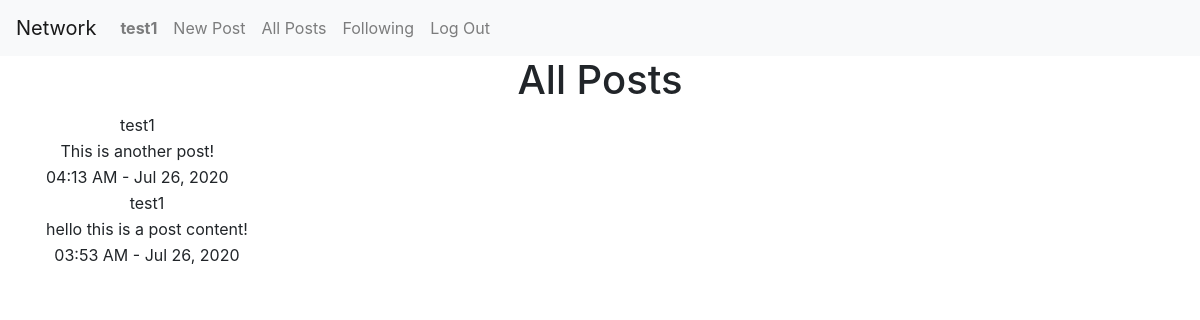
Page /allpost (signed in) on the committed database.
### network/models.py (models this page shows)
class User(AbstractUser):
    pass

class Post(models.Model):
    poster = models.CharField(max_length=64)
    content = models.TextField()
    time = models.DateTimeField()
    likes = models.IntegerField(default=0)
    def serialize(self):
        return {
            "poster": self.poster,
            "content": self.content,
            "time": self.time.strftime("%I:%M %p - %b %d, %Y"),
            "likes": self.likes
        }

### network/views.py (the view)
# urls.py: path("allpost", views.all_post, name="allPost"),
def all_post(request):
    postList = Post.objects.all()
    postList = postList.order_by("-time").all()
    postList = [post.serialize for post in postList]
    return render(request, "network/allpost.html", {
        "postList": postList
    })

### network/templates/network/allpost.html
{% extends "network/layout.html" %}
{% block body %}
    <h1>All Posts</h1>
    {% for each  in postList %}
        <table>
            <tr>
                <td>{{ each.poster }}</td>
            </tr>
            <tr>
                <td>{{ each.content }}</td>
            </tr>
            <tr>
                <td>{{ each.time }}</td>
            </tr>
        </table>
    {% endfor %}
{% endblock %}

### network/templates/network/layout.html (shortened to what this page needs)
{% load static %}
<!DOCTYPE html>
<html lang="en">
    <head>
        <link rel="stylesheet" href="https://stackpath.bootstrapcdn.com/bootstrap/4.4.1/css/bootstrap.min.css">
        <link href="{% static 'network/styles.css' %}" rel="stylesheet">
    </head>
    <body>
        <nav class="navbar navbar-expand-lg navbar-light bg-light">
            <a class="navbar-brand" href="#">Network</a>
            <div>
              <ul class="navbar-nav mr-auto">
                {% if user.is_authenticated %}
                    <li class="nav-item">
                        <a class="nav-link" href="#"><strong>{{ user.username }}</strong></a>
                    </li>
                    <li class="nav-item">
                        <a class="nav-link" href="{%url 'newPost' %}">New Post</a>
                    </li>
                {% endif %}
                <li class="nav-item">
                  <a class="nav-link" href="{% url 'allPost' %}">All Posts</a>
                </li>
                {% if user.is_authenticated %}
                    <li class="nav-item">
                        <a class="nav-link" href="#">Following</a>
                    </li>
                    <li class="nav-item">
                        <a class="nav-link" href="{% url 'logout' %}">Log Out</a>
                    </li>
                {% endif %}
              </ul>
            </div>
          </nav>
        <div class="container">
            {% block body %}
            {% endblock %}
        </div>
    </body>
</html>

### network/static/network/styles.css (style rules this page uses)
.container { text-align: center; }

### rows in the picture
User: username "test1"
Post: poster "test1", content "This is another post!", time "04:13 AM - Jul 26, 2020"
Post: poster "test1", content "hello this is a post content!", time "03:53 AM - Jul 26, 2020"
